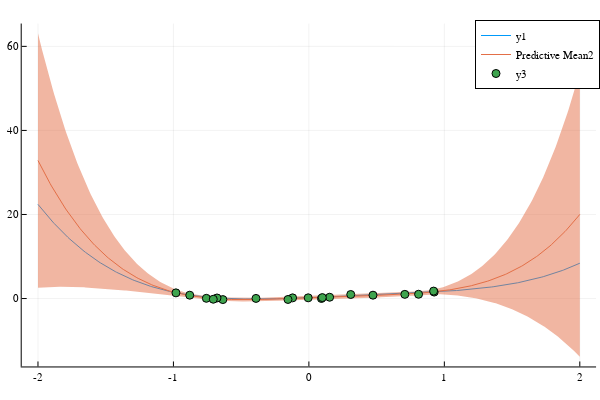

Source (notebook cell):
### Code cell
domain = 2lbs[1]:.01:2ubs[1]
μ = similar(domain)
μ2 = similar(domain)
σ = similar(domain)
σ2 = similar(domain)
EIx = similar(domain)
EIx2 = similar(domain)

for (i, x) in enumerate(domain)
    KxX = eval_KxX(kernel, [x], X)
    Px = eval_basis(polynomial, [x])
    Kxx = eval_k(kernel, zeros(testfn.dim))
        
    # v1 = [Px; KxX]
    # v2 = [Px' KxX']
    # H = [zeros(m, m) sur.P';
    #      sur.P        sur.K]
    # H = [-ϵ*inv(Σ)    sur.P';
    #      sur.P        sur.K]
    # H = H + observation_noise * I
    
    # μ[i] = dot(KxX, d) + dot(Px, λ)
    sx = sur([x], [0.])
    sx2 = sur2([x], [0.])
    μ2[i] = sx.μ

    # s1 = H \ v2'
    # s1 = dot(v1, s1)
    # σ[i] = sqrt(Kxx - s1)
    σ2[i] = sx.σ
    EIx[i] = sx.αxθ
    EIx2[i] = sx2.αxθ
end

plot(domain, [testfn([x]) for x in domain])
# plot!(domain, μ, ribbons=σ, label="Predictive Mean")
plot!(domain, μ2, ribbons=2σ2, label="Predictive Mean2")
scatter!(X', y)

### Figure 1 — Plotly figure (JSON) as saved in the notebook; plotly's stock layout.template omitted (floating-point values rounded to 4 significant figures; data arrays with more than 128 entries replaced by an {"elided": "..."} marker saying what was removed)
{"data": [{"colorbar": {"len": 0.9525, "title": {"text": ""}, "x": 0.9934, "y": 0.5139}, "legendgroup": "y1", "line": {"color": "rgba(0, 154, 250, 1.000)", "dash": "solid", "shape": "linear", "width": 1}, "mode": "lines", "name": "y1", "showlegend": true, "type": "scatter", "x": {"elided": "401 float values"}, "xaxis": "x", "y": {"elided": "401 float values"}, "yaxis": "y"}, {"colorbar": {"len": 0.9525, "title": {"text": ""}, "x": 0.9934, "y": 0.5139}, "fill": "tozeroy", "fillcolor": "rgba(227, 111, 71, 0.500)", "legendgroup": "Predictive Mean2", "line": {"color": "rgba(227, 111, 71, 1.000)", "dash": "solid", "shape": "linear", "width": 0}, "mode": "lines", "name": "Predictive Mean2", "showlegend": false, "type": "scatter", "x": {"elided": "802 float values"}, "xaxis": "x", "y": {"elided": "802 float values"}, "yaxis": "y"}, {"colorbar": {"len": 0.9525, "title": {"text": ""}, "x": 0.9934, "y": 0.5139}, "fillrange": {"elided": "2x401 float values"}, "legendgroup": "Predictive Mean2", "line": {"color": "rgba(227, 111, 71, 1.000)", "dash": "solid", "shape": "linear", "width": 1}, "mode": "lines", "name": "Predictive Mean2", "showlegend": true, "type": "scatter", "x": {"elided": "401 float values"}, "xaxis": "x", "y": {"elided": "401 float values"}, "yaxis": "y"}, {"colorbar": {"len": 0.9525, "title": {"text": ""}, "x": 0.9934, "y": 0.5139}, "legendgroup": "y3", "marker": {"color": "rgba(62, 164, 78, 1.000)", "line": {"color": "rgba(0, 0, 0, 1)", "width": 1}, "size": 8, "symbol": "circle"}, "mode": "markers", "name": "y3", "showlegend": true, "type": "scatter", "x": [-0.757, -0.8796, 0.4731, -0.635, -0.3905, 0.09267, -0.1203, 0.9248, 0.1531, 0.9206, 0.3089, 0.7083, -0.9815, 0.09906, -0.1543, -0.6782, -0.7058, 0.8097, -0.005301], "xaxis": "x", "y": [0.05053, 0.7959, 0.7967, -0.2501, 0.02761, 0.01408, 0.1603, 1.535, 0.3077, 1.77, 0.9579, 0.9918, 1.349, 0.2207, -0.2214, 0.1321, -0.1672, 1.016, 0.1719], "yaxis": "y"}], "layout": {"annotations": [], "height": 400, "legend": {"bgcolor": "rgba(255, 255, 255, 1.000)", "bordercolor": "rgba(0, 0, 0, 1)", "borderwidth": 1, "font": {"color": "rgba(0, 0, 0, 1)", "family": "sans-serif", "size": 11}, "title": {"font": {"color": "rgba(0, 0, 0, 1)", "family": "sans-serif", "size": 15}, "text": ""}, "tracegroupgap": 0, "traceorder": "normal", "x": 1, "xanchor": "auto", "y": 1, "yanchor": "auto"}, "margin": {"b": 20, "l": 0, "r": 0, "t": 20}, "paper_bgcolor": "rgba(255, 255, 255, 1.000)", "plot_bgcolor": "rgba(255, 255, 255, 1.000)", "showlegend": true, "width": 600, "xaxis": {"anchor": "y", "domain": [0.03619, 0.9934], "gridcolor": "rgba(0, 0, 0, 0.1)", "gridwidth": 0.5, "linecolor": "rgba(0, 0, 0, 1)", "mirror": false, "range": [-2.12, 2.12], "showgrid": true, "showline": true, "showticklabels": true, "tickangle": 0, "tickcolor": "rgb(0, 0, 0)", "tickfont": {"color": "rgba(0, 0, 0, 1)", "family": "sans-serif", "size": 11}, "tickmode": "array", "ticks": "inside", "ticktext": ["-2", "-1", "0", "1", "2"], "tickvals": [-2, -1, 0, 1, 2], "title": {"font": {"color": "rgba(0, 0, 0, 1)", "family": "sans-serif", "size": 15}, "text": ""}, "type": "linear", "visible": true, "zeroline": false, "zerolinecolor": "rgba(0, 0, 0, 1)"}, "yaxis": {"anchor": "x", "domain": [0.03762, 0.9902], "gridcolor": "rgba(0, 0, 0, 0.1)", "gridwidth": 0.5, "linecolor": "rgba(0, 0, 0, 1)", "mirror": false, "range": [-16.16, 65.43], "showgrid": true, "showline": true, "showticklabels": true, "tickangle": 0, "tickcolor": "rgb(0, 0, 0)", "tickfont": {"color": "rgba(0, 0, 0, 1)", "family": "sans-serif", "size": 11}, "tickmode": "array", "ticks": "inside", "ticktext": ["0", "20", "40", "60"], "tickvals": [0, 20, 40, 60], "title": {"font": {"color": "rgba(0, 0, 0, 1)", "family": "sans-serif", "size": 15}, "text": ""}, "type": "linear", "visible": true, "zeroline": false, "zerolinecolor": "rgba(0, 0, 0, 1)"}}}
